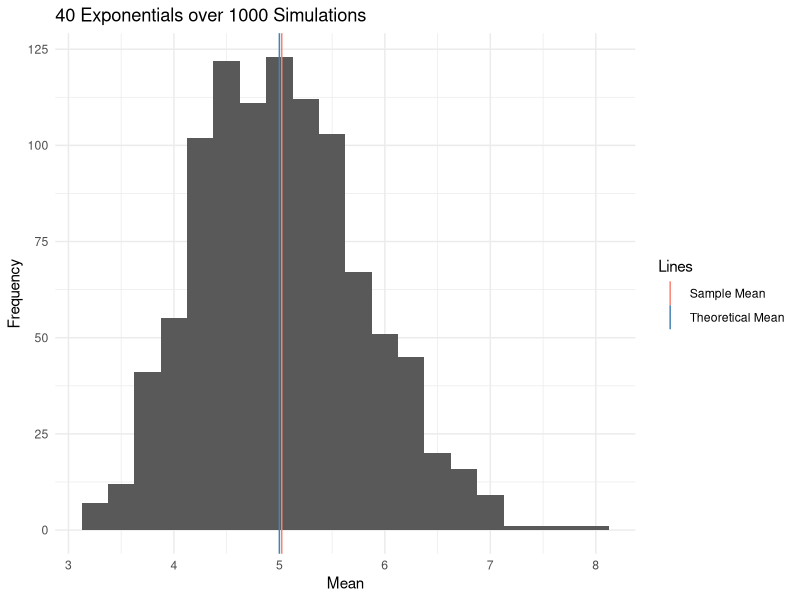
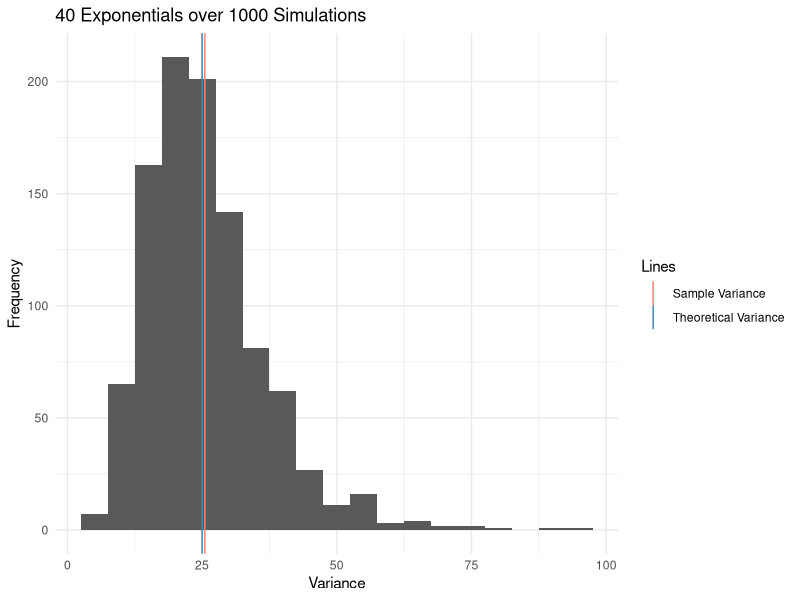
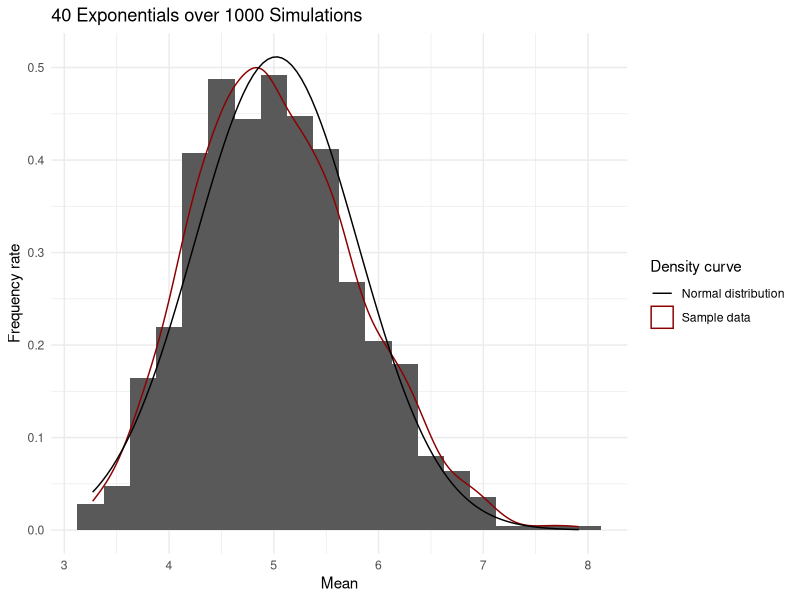

Recreate these plots in R, in order.
## ---- chunk 1
knitr::opts_chunk$set(echo = TRUE)
## ---- chunk 2
# Load necessary libs
library(ggplot2)
## ---- chunk 3
# Define the distribution
lambda <- 0.2
n <- 40
sim_num <- 1:1000
set.seed(5)

# Simulate for 1000 times
df_sim <- data.frame(
  t(
    sapply(
      1:1000, 
      function(x){c(x, mean(rexp(n, lambda)), var(rexp(n, lambda)))}
      )
    )
  )
colnames(df_sim) <- c('sim_#', 'mean', 'var')

## ---- chunk 4
# Get theoretical mean
theo.mean <- 1/lambda

# Get sample mean
sample.mean <- mean(df_sim$mean)

print(cbind(theo.mean, sample.mean))
## ---- chunk 5
# Visualize the results
line.data <- data.frame(xintercept = c(theo.mean, sample.mean), 
                        Lines = c("Theoretical Mean", "Sample Mean"),
                        color = c("salmon", "steelblue"),
                        stringsAsFactors = FALSE)

ggplot(data = df_sim, aes(x=mean)) +
  geom_histogram(binwidth = 0.25) +
  geom_vline(aes(xintercept = xintercept, color=Lines), line.data) +
  scale_colour_manual(values = line.data$color) +
  labs(title='40 Exponentials over 1000 Simulations',
       x='Mean',
       y='Frequency') +
  theme_minimal()

## ---- chunk 6
# Get theoretical variance
theo.var <- (1/lambda)^2

# Get sample variance mean
sample.var <- mean(df_sim$var)

print(cbind(theo.var, sample.var))
## ---- chunk 7
# Visualize the results
line.data <- data.frame(xintercept = c(theo.var, sample.var), 
                        Lines = c("Theoretical Variance", "Sample Variance"),
                        color = c("salmon", "steelblue"),
                        stringsAsFactors = FALSE)

ggplot(data = df_sim, aes(x=var)) +
  geom_histogram(binwidth = 5) +
  geom_vline(aes(xintercept = xintercept, color=Lines), line.data) +
  scale_colour_manual(values = line.data$color) +
  labs(title='40 Exponentials over 1000 Simulations',
       x='Variance',
       y='Frequency') +
  theme_minimal()

## ---- chunk 8
# Get sample mean
sample.mean <- mean(df_sim$mean)

# Get variance of sample mean
sample.var <- var(df_sim$mean)

## ---- chunk 9
# Visualize the results
ggplot(data = df_sim, aes(x=mean)) +
  geom_histogram(aes(y=..density..), binwidth = 0.25) +
  geom_density(aes(color = 'Sample data')) +
  stat_function(fun=dnorm, 
                args=list(mean=sample.mean,
                          sd=sqrt(sample.var)),
                aes(colour = "Normal distribution")) +
  scale_colour_manual('Density curve', values=c('black', 'darkred')) +
  labs(title='40 Exponentials over 1000 Simulations',
       x='Mean',
       y='Frequency rate') +
  theme_minimal()

